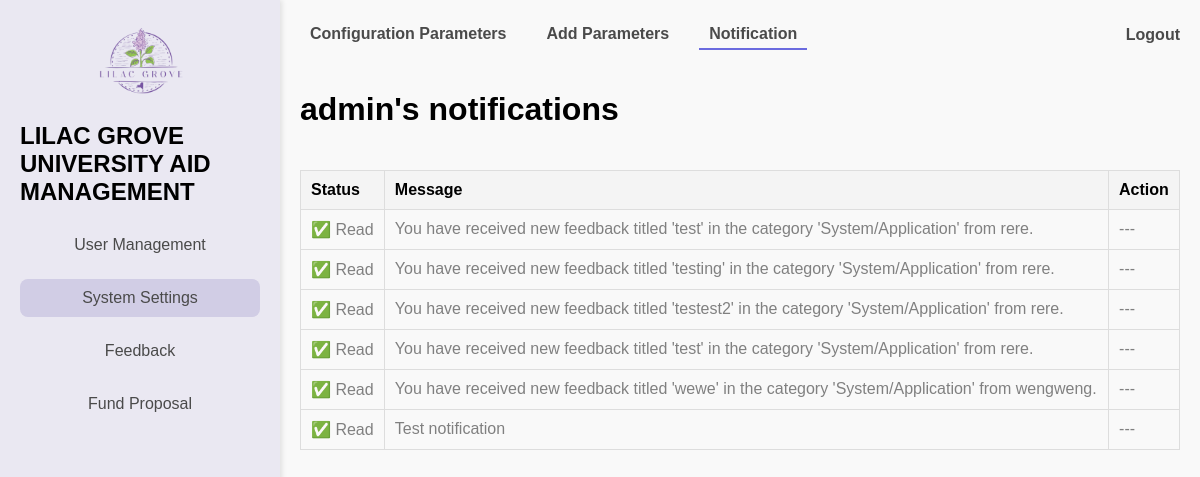
Screenshot of /profile/?tab=notification (signed in) with the database file from the repository.
### users/models.py (models this page shows, shortened)
class Account(AbstractUser):
    ROLE_LIST = [
        ('student', 'Student'),
        ('officer', 'Aid Officer'),
        ('funder', 'Funder'),
        ('administrator', 'Administrator'),
    ]
    role = models.CharField(max_length=13, choices=ROLE_LIST)
    study_program = models.CharField(max_length=100, blank=True, null=True)  # only for Students
    years_of_study = models.IntegerField(blank=True, null=True)
    gpa = models.FloatField(blank=True, null=True)
    organization_name = models.CharField(max_length=255, blank=True, null=True)
    is_approved = models.BooleanField(default=False)
    phone_number = models.CharField(max_length=15, blank=True, null=True)
    created_at = models.DateTimeField(default=now)
    updated_at = models.DateTimeField(auto_now=True)
    class Meta:
        db_table = 'users_masterlist'

### notifications/models.py (models this page shows, shortened)
class Notification(models.Model):
    user = models.ForeignKey(settings.AUTH_USER_MODEL, on_delete=models.CASCADE, related_name='notifications')
    message = models.CharField(max_length=255)
    read = models.BooleanField(default=False)
    created_at = models.DateTimeField(auto_now_add=True)
    class Meta:
        db_table = 'notifications_table'  # Custom table name

### users/views.py (the view)
# urls.py: path('profile/', views.dashboard, name = 'dashboard'),
@login_required
def dashboard(request):
    role_dashboard_map = {
        'administrator': admin_dashboard,
        'student': student_dashboard,
        'officer': officer_dashboard,
        'funder': funder_dashboard,
    }
    user_role = request.user.role
    if user_role in role_dashboard_map:
        return role_dashboard_map[user_role](request)
    else:
        messages.error(request, "Your role is not recognized. Please contact support.")
        return redirect('home')  # Redirect to a safe fallback page

### users/views.py (called while the page is built)
def role_required(role_name):
    def decorator(view_func):
        def wrapper(request, *args, **kwargs):
            if request.user.role != role_name:
                raise PermissionDenied("You do not have permission to access this page.")
            return view_func(request, *args, **kwargs)
        return wrapper
    return decorator

### users/templates/dashboards/admin_dashboard.html (shortened to what this page needs)
{% extends "dashboards/dashboard.html" %}
{% load static %}
{% block menu %}
    <a href="{% url 'dashboard' %}?tab=pending_users" class="menu-item {% if active_menu == 'user_management' %}active{% endif %}">
        User Management
    </a>
    <a href="{% url 'dashboard' %}?tab=config_parameters" class="menu-item {% if active_menu == 'system_settings' %}active{% endif %}">
        System Settings
    </a>
    <a href="{% url 'dashboard' %}?tab=feedback_management" class="menu-item {% if active_menu == 'feedback' %}active{% endif %}">
        Feedback
    </a>
    <a href="{% url 'dashboard' %}?tab=approve_requests" class="menu-item {% if active_menu == 'fund_proposal' %}active{% endif %}">
        Fund Proposal
    </a>
{% endblock menu %}
{% block dashboard %}
    {% if active_tab == 'pending_users' %}
        <h2>Approve Users</h2>
        <table>
            <thead>
                <tr>
                    <th>ID</th>
                    <th>Username</th>
                    <th>Email</th>
                    <th colspan='2'>Action</th>
                </tr>
            </thead>
            <tbody>
                {% for user in pending_users %}
                <tr>
                    <td>{{ user.id }}</td>
                    <td>{{ user.username }}</td>
                    <td>{{ user.email }}</td>
                    <td>
                        <form action="{% url 'approve_user' user.id %}" method="post" style="display: inline;">
                            {% csrf_token %}
                            <button type="submit" class="btn btn-success">Approve</button>
                        </form>
                    </td>
                    <td>
                        <form action="{% url 'reject_user' user.id %}" method="post" style="display: inline;" onsubmit="return confirm('Are you sure you want to reject this user?');">
                            {% csrf_token %}
                            <button type="submit" class="btn btn-danger">Reject</button>
                        </form>
                    </td>
                </tr>
                {% empty %}
                <tr>
                    <td colspan="5">No pending users to approve.</td>
                </tr>
                {% endfor %}
            </tbody>
        </table>
    {% elif active_tab == 'feedback_management' %}
        {% include "feedbacks/feedback.html" with feedback_list=feedback_list %}
    {% elif active_tab == 'notification' %}
        {% include "notifications/list.html" %}
    {% elif active_tab == 'config_parameters' %}
        {% include "systemlogs/system_log.html" %}
    {% endif %}
    {% include 'others/profilemodal.html' %}
{% endblock dashboard %}

### notifications/templates/notifications/list.html (shortened to what this page needs)
<!DOCTYPE html>
<html lang="en">
<head>
</head>
<body>
    <h1>{{request.user.username}}'s notifications</h1>
    {% if notifications_list %}
        <table>
            <thead>
                <tr>
                    <th>Status</th>
                    <th>Message</th>
                    <th>Action</th>
                </tr>
            </thead>
            <tbody>
                {% for notification in notifications_list %}
                    <tr class="{% if not notification.read %}unread{% else %}read{% endif %}">
                        <td>{% if not notification.read %} 🔴 Unread {% else %} ✅ Read {% endif %}</td>
                        <td>{{ notification.message }}</td>
                        <td>
                            {% if not notification.read %}
                                <a href="{% url 'notifications:mark_as_read' notification.id %}" class="button">Mark as Read</a>
                            {% else %}
                                ---
                            {% endif %}
                        </td>
                    </tr>
                {% endfor %}
            </tbody>
        </table>
    {% else %}
        <p>No notifications yet.</p>
    {% endif %}
</body>
</html>

### static/css/main.css (style rules this page uses)
body { font-family: Arial, sans-serif; margin: 0; padding: 0; background-color: #f9f9f9; min-height: 100vh; display: flex; justify-content: center; align-items: center; }

### users/static/css/dashboard.css (style rules this page uses)
.menu-item { text-decoration: none; color: #4a4a4a; font-size: 16px; padding: 10px; text-align: center; border-radius: 8px; transition: background-color 0.3s; }
.menu-item:hover, .menu-item.active { background-color: #d1cde5; color: #4a4a4a; }

### notifications/templates/notifications/list.html (style rules this page uses)
table { width: 100%; border-collapse: collapse; margin-top: 20px; }
th, td { border: 1px solid #ddd; padding: 10px; text-align: left; }
th { background-color: #f4f4f4; }
.read { color: gray; }

### rows the page displays
Account: user.username "admin"
Notification: read "✅ Read", message "You have received new feedback titled 'test' in the category 'System/Application' from rere."
Notification: read "✅ Read", message "You have received new feedback titled 'testing' in the category 'System/Application' from rere."
Notification: read "✅ Read", message "You have received new feedback titled 'testest2' in the category 'System/Application' from rere."
Notification: read "✅ Read", message "You have received new feedback titled 'test' in the category 'System/Application' from rere."
Notification: read "✅ Read", message "You have received new feedback titled 'wewe' in the category 'System/Application' from wengweng."
Notification: read "✅ Read", message "Test notification"

### other values shown
{{ item.name }} "Configuration Parameters" "Add Parameters" "Notification"
